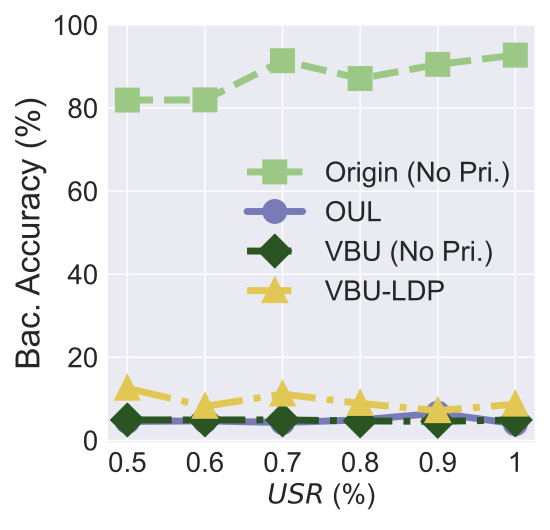

Python code for this plot:


import numpy as np
import matplotlib.pyplot as plt

epsilon = 3
beta = 1 / epsilon


x=[1, 2, 3, 4, 5, 6]
# validation_for_plt =[97,95.8600, 94.9400, 93.5400, 93.2400]
# attack_for_plt=[0, 0.3524, 0, 0.1762, 0.1762]
# basic_for_plt=[99.8, 99.8, 99.8, 99.8, 99.8]

labels = ['0.5', '0.6', '0.7', '0.8', '0.9', '1']
# unl_org = [97.77, 97.55, 97.35, 97.29, 97.21, 97.21]

# unl_hess_r = [96.6, 96.66, 96.04, 95.94, 95.85, 97.21]
OUL = [0.0455, 0.0471, 0.0430, 0.0492, 0.0656, 0.0399]

org_acc = [0.8192, 0.8197, 0.9140, 0.8710, 0.9051, 0.9275]

vbu_acc = [0.0492, 0.0492, 0.0492, 0.0469, 0.0458, 0.0492]
# unl_ss_wo = [94.32, 94.53, 94.78, 93.38, 94.04, 97.21]
vbu_ldp_acc = [0.1255, 0.0820, 0.1115, 0.089, 0.0717, 0.0873]

for i in range(len(OUL)):
    OUL[i] = OUL[i]*100
    org_acc[i] = org_acc[i]*100
    vbu_acc[i] = vbu_acc[i]*100
    vbu_ldp_acc[i] = vbu_ldp_acc[i]*100

plt.style.use('seaborn')
plt.figure(figsize=(5.5, 5.3))
l_w=5
m_s=15
marker_s = 3
markevery=1
#plt.figure(figsize=(8, 5.3))
#plt.plot(x, unl_fr, color='blue', marker='^', label='Retrain',linewidth=l_w, markersize=m_s)
#plt.plot(x, unl_ss_w, color='g',  marker='*',  label='PriMU$_{w}$',linewidth=l_w, markersize=m_s)
plt.plot(x, org_acc, linestyle='--', color='#9BC985',  marker='s', fillstyle='full', markevery=markevery,
         label='Origin (No Pri.)',linewidth=l_w, markersize=m_s, markeredgewidth=marker_s)



plt.plot(x, OUL, linestyle='-', color='#797BB7', marker='o', fillstyle='full', markevery=markevery,
         label='OUL', linewidth=l_w, markersize=m_s, markeredgewidth=marker_s)



plt.plot(x, vbu_acc, linestyle='-.', color='#2A5522',  marker='D', fillstyle='full', markevery=markevery,
         label='VBU (No Pri.)',linewidth=l_w, markersize=m_s, markeredgewidth=marker_s)

plt.plot(x, vbu_ldp_acc, linestyle='-.', color='#E1C855',  marker='^', fillstyle='full', markevery=markevery,
         label='VBU-LDP',linewidth=l_w, markersize=m_s, markeredgewidth=marker_s)


# plt.grid()
leg = plt.legend(fancybox=True, shadow=True)
# plt.xlabel('Malicious Client Ratio (%)' ,fontsize=16)
plt.ylabel('Bac. Accuracy (%)' ,fontsize=24)
my_y_ticks = np.arange(0., 101, 20)
plt.yticks(my_y_ticks,fontsize=20)
plt.xlabel('$\\it USR$ (%)' ,fontsize=20)

plt.xticks(x, labels, fontsize=20)
# plt.title('CIFAR10 IID')

# plt.annotate(r"1e0", xy=(0.1, 1.01), xycoords='axes fraction', xytext=(-10, 10), textcoords='offset points', ha='right', va='center', fontsize=15)


# plt.title('(c) Utility Preservation', fontsize=24)
plt.legend(loc='best',fontsize=20)
plt.tight_layout()
#plt.title("MNIST")
plt.rcParams['figure.figsize'] = (2.0, 1)
plt.rcParams['image.interpolation'] = 'nearest'
plt.rcParams['figure.subplot.left'] = 0.11
plt.rcParams['figure.subplot.bottom'] = 0.08
plt.rcParams['figure.subplot.right'] = 0.977
plt.rcParams['figure.subplot.top'] = 0.969
plt.savefig('CelebA_back_acc_urs.pdf', format='pdf', dpi=200)
plt.show()
